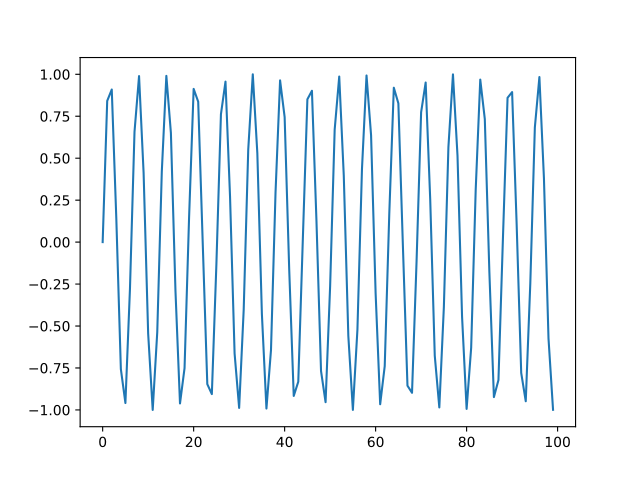

Reproduce this figure in Python.
plt.plot(np.sin(np.arange(100)))
plt.show()
